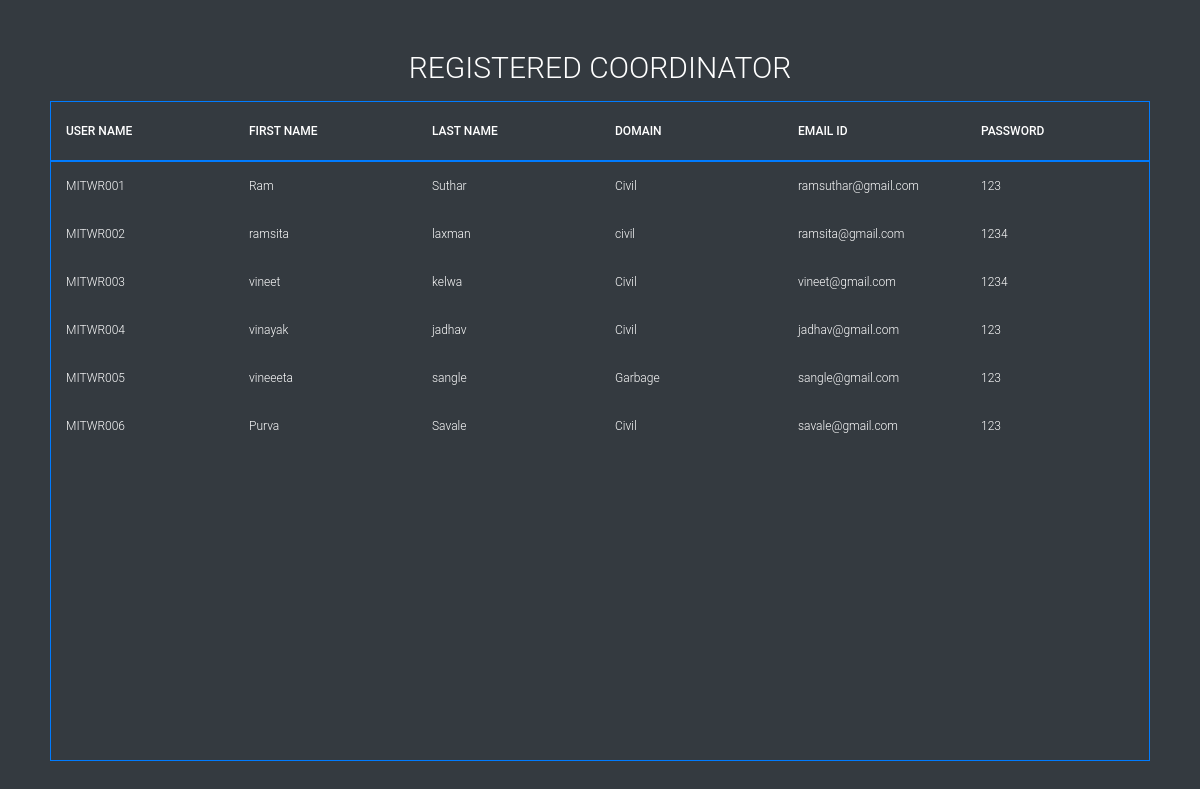
The page /worker_table/ on the database its author committed.
### mini/models.py (models this page shows)
class WORKER_REGISTER1(models.Model):
    user_id = models.AutoField(primary_key=True)
    user_name = models.CharField(max_length=100)
    first_name = models.CharField(max_length=100)
    last_name = models.CharField(max_length=100)
    domain = models.CharField(max_length=100)
    email = models.CharField(max_length=100)
    password = models.CharField(max_length=100)

### mini/views.py (the view)
# urls.py: path('worker_table/',views.worker_table,name="worker_table"),
def worker_table(request):
    context={}
    temp=WORKER_REGISTER1.objects.all()
    context["worker_data"]=temp
    return render(request,"worker_table.html",context)

### templates/worker_table.html (shortened to what this page needs)
{% load static from staticfiles %}
<!DOCTYPE html>
<html >
<head>
  <link rel="stylesheet" href="https://cdnjs.cloudflare.com/ajax/libs/meyer-reset/2.0/reset.min.css">
<link rel="stylesheet" href="https://stackpath.bootstrapcdn.com/bootstrap/4.3.1/css/bootstrap.min.css">
      <link rel="stylesheet" href="{% static 'css/style.css' %}">
</head>
<body class="bg-dark">
  <section>
  <h1>Registered Coordinator</h1>
  <div class="tbl-header border border-primary">
    <table cellpadding="0" cellspacing="0" border="0" >
      <thead>
        <tr>
          <th>User Name</th>
          <th>First Name</th>
          <th>Last Name</th>
          <th>Domain</th>
          <th>Email ID</th>
          <th>Password</th>
        </tr>
      </thead>
    </table>
  </div>
  <div class="tbl-content border border-primary">
    <table cellpadding="0" cellspacing="0" border="0">
      <tbody>
          {% for i in worker_data %}
        <tr>
          <td>{{i.user_name}}</td>
          <td>{{i.first_name}}</td>
          <td>{{i.last_name}}</td>
          <td>{{i.domain}}</td>
          <td>{{i.email}}</td>
          <td>{{i.password}}</td>
        </tr>
        {% endfor %}
      </tbody>
    </table>
  </div>
</section>
</body>
</html>

### static/css/style.css (style rules this page uses)
h1 { font-size: 30px; color: #fff; text-transform: uppercase; font-weight: 300; text-align: center; margin-bottom: 15px; }
table { width:100%; table-layout: fixed; }
.tbl-content { height:600px; overflow-x:auto; margin-top: 0px; }
th { padding: 20px 15px; text-align: left; font-weight: 500; font-size: 12px; color: #fff; text-transform: uppercase; }
td { padding: 15px; text-align: left; vertical-align:middle; font-weight: 300; font-size: 12px; color: #fff; }
body { background: black; font-family: 'Roboto', sans-serif; }
section { margin: 50px; }

### rows shown on the page
WORKER_REGISTER1: user_name "MITWR001", first_name "Ram", last_name "Suthar", domain "Civil", email "ramsuthar@gmail.com", password "123"
WORKER_REGISTER1: user_name "MITWR002", first_name "ramsita", last_name "laxman", domain "civil", email "ramsita@gmail.com", password "1234"
WORKER_REGISTER1: user_name "MITWR003", first_name "vineet", last_name "kelwa", domain "Civil", email "vineet@gmail.com", password "1234"
WORKER_REGISTER1: user_name "MITWR004", first_name "vinayak", last_name "jadhav", domain "Civil", email "jadhav@gmail.com", password "123"
WORKER_REGISTER1: user_name "MITWR005", first_name "vineeeta", last_name "sangle", domain "Garbage", email "sangle@gmail.com", password "123"
WORKER_REGISTER1: user_name "MITWR006", first_name "Purva", last_name "Savale", domain "Civil", email "savale@gmail.com", password "123"
